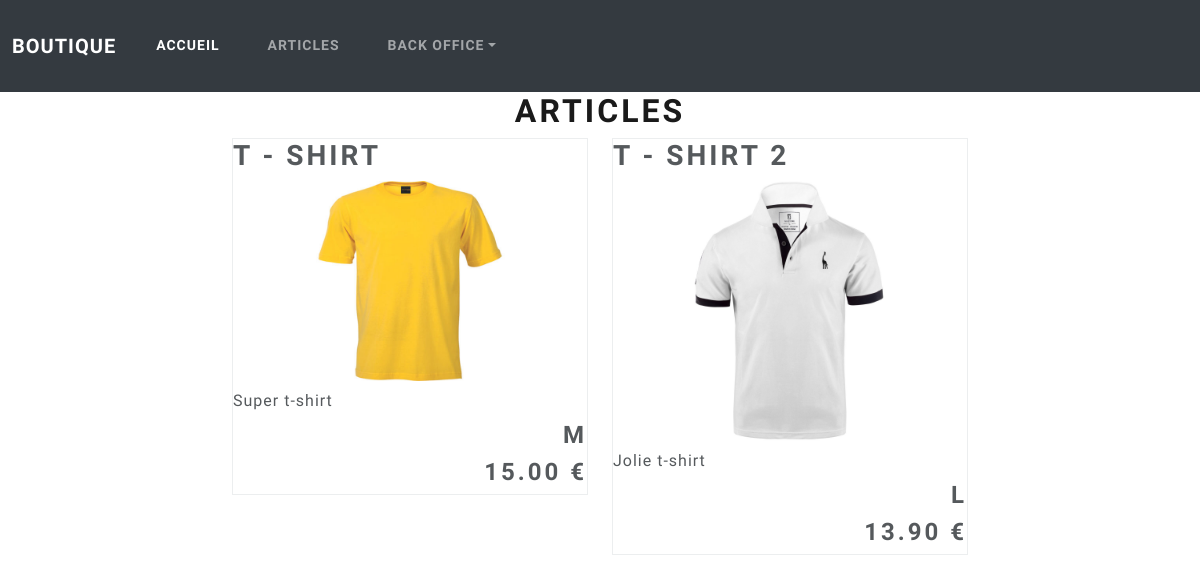
Before: /front/article.php with the older database file.
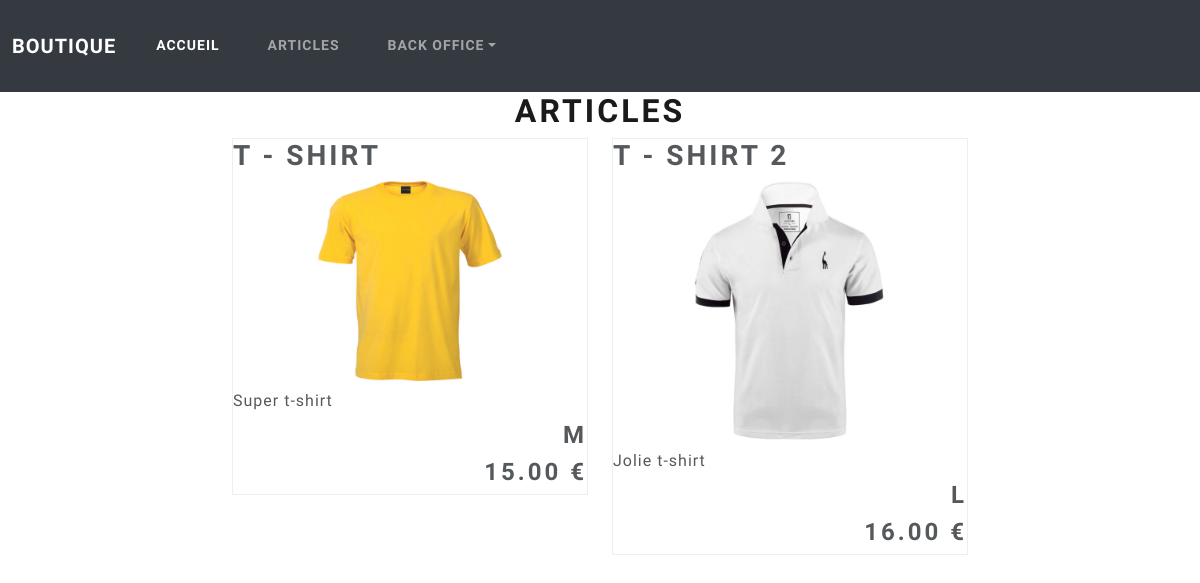
After: the same page with the newer database file.
### tables this page shows
CREATE TABLE `articles` (
  `id` int(11) NOT NULL,
  `nom` varchar(255) NOT NULL,
  `prix` float NOT NULL,
  `description` text NOT NULL,
  `image` varchar(255) NOT NULL,
  `taille` varchar(255) NOT NULL
);

### front/article.php (the view)
<?php require_once('../inclusion/header.php')  ?>
<?php
$responses = $pdo->query("SELECT * FROM articles");
$articles = $responses->fetchAll(PDO::FETCH_ASSOC);
?>
<h1 class="text-center">Articles</h1>
<div class="container flex">
    <div class="row justify-content-center">
<?php foreach($articles as $article) :   ?>
<div class="col-md-4">
    <div class="card border">
        <h2><?= $article['nom'] ; ?></h2>
    <div class="text-center">
        <img src="<?= BASE . 'assets/upload/' . $article['image'] ; ?>" alt="" width="200px">
    </div>
        <p class="my-2">
            <?= $article['description']; ?>
        </p>
        <h3 class="text-end">
            <?= $article['taille']; ?>
        </h3>
        <h3 class="text-end">
            <?=number_format($article['prix'], 2); ?> €
        </h3>
    </div>
</div>
<?php endforeach; ?>
    </div>
</div>
<?php require_once('../inclusion/footer.php')  ?>

### inclusion/header.php (shortened to what this page needs)
<!DOCTYPE html>
<html lang="fr">
<head>
    <link rel="stylesheet" href="https://cdnjs.cloudflare.com/ajax/libs/bootswatch/5.2.3/lux/bootstrap.min.css"
 />
</head>
<body>
<nav class="navbar navbar-expand-lg navbar-dark bg-dark">
  <div class="container-fluid">
    <a class="navbar-brand" href="#">Boutique</a>
    <div class="collapse navbar-collapse" id="navbarColor02">
      <ul class="navbar-nav me-auto">
        <li class="nav-item">
          <a class="nav-link active" href="<?= BASE ; ?>">Accueil
          </a>
        </li>
        <li class="nav-item">
          <a class="nav-link" href="<?= BASE . "front/article.php" ; ?>">Articles</a>
        </li>
        <li class="nav-item dropdown">
          <a class="nav-link dropdown-toggle" data-bs-toggle="dropdown" href="#" role="button" aria-haspopup="true" aria-expanded="false">BACK OFFICE</a>
        </li>
      </ul>
    </div>
  </div>
</nav>

### inclusion/footer.php (shortened to what this page needs)
</body>
</html>

Changed rows visible on the page:
changed articles "T - SHIRT 2": prix "13.90" → "16.00"
